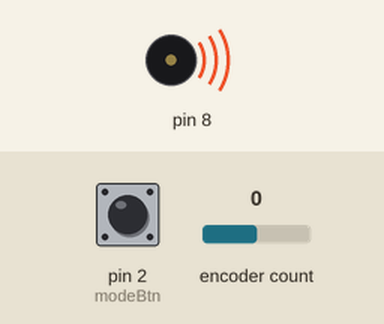
Recording of a sketch running on a simulated Arduino Uno, built with avr-gcc and run on an emulated ATmega328P. Shown: buzzer (waves = sounding). The test bench sets the inputs (shaded band); at power-on: encoder count 0, pin 2 (modeBtn) HIGH. What the sketch prints to the serial monitor is not drawn.

Above: at 0.05 s.
At 1.2 s:
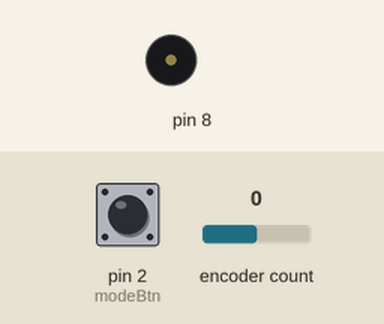
1.3 s: encoder count set to 1
Timing chart, 0 to 4.3 s (numbered marks = the images above; inputs shaded):
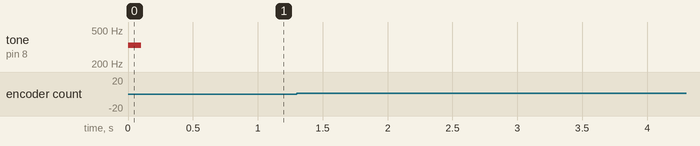

The sketch:

speaker-main.ino
```cpp
#include "pitches.h"

#include <Encoder.h>

// Change these two numbers to the pins connected to your encoder.
//   Best Performance: both pins have interrupt capability
//   Good Performance: only the first pin has interrupt capability
//   Low Performance:  neither pin has interrupt capability
Encoder myEnc(5, 4);
//   avoid using pins with LEDs attached

int modeBtn = 2;
int setMode, flag;

int setMelody[8][8] = {

        {NOTE_C4, NOTE_D4, NOTE_A4, NOTE_G4, NOTE_F4, NOTE_E4, NOTE_B4, NOTE_C5,},//off
        {NOTE_C4, NOTE_D4, NOTE_A4, NOTE_G4, NOTE_F4, NOTE_E4, NOTE_B4, NOTE_C5,},//rise
        {NOTE_C5, NOTE_C5, NOTE_G4, NOTE_G4, NOTE_E4, NOTE_E4, NOTE_C4, NOTE_C4,},//falling
        {NOTE_A5, NOTE_C5, NOTE_A5, NOTE_E5, NOTE_A5, NOTE_D5, NOTE_A5, NOTE_F5,},//tention
        {NOTE_G5, NOTE_F5, NOTE_G5,       0, NOTE_E5, NOTE_F5, NOTE_D5,       0,},//bridge
        {NOTE_E4, NOTE_E4, NOTE_E4, NOTE_E4, NOTE_C4, NOTE_E4, NOTE_G4, NOTE_G3,},
        {NOTE_E4, NOTE_E4, NOTE_E4, NOTE_E4, NOTE_C4, NOTE_E4, NOTE_G4, NOTE_G3,},
        {NOTE_E4, NOTE_E4, NOTE_E4, NOTE_E4, NOTE_C4, NOTE_E4, NOTE_G4, NOTE_G3,},

};

int melody[] = {

        //1

        NOTE_E4, NOTE_E4, NOTE_E4, NOTE_E4, NOTE_C4, NOTE_E4, NOTE_G4, NOTE_G3,

        //2

        NOTE_C5, NOTE_G4, NOTE_E4, NOTE_A4, NOTE_B4, NOTE_AS4, NOTE_A4,

        NOTE_G4, NOTE_E5, NOTE_G5, NOTE_A5, NOTE_F5, NOTE_G5, NOTE_E5, NOTE_C5, NOTE_D5, NOTE_B4,

        //3

        //        NOTE_G4, NOTE_E5, NOTE_G5, NOTE_A5, NOTE_F5, NOTE_G5, NOTE_C5, NOTE_D5, NOTE_B4,

        //4

        NOTE_C5, NOTE_G4, NOTE_E4, NOTE_A4, NOTE_B4, NOTE_AS4, NOTE_A4,

        //5

        NOTE_G4, NOTE_E5, NOTE_G5, NOTE_A5, NOTE_F5, NOTE_G5, NOTE_E5, NOTE_C5, NOTE_D5, NOTE_B4,

        //6

        NOTE_G5, NOTE_FS5, NOTE_F5, NOTE_DS5, NOTE_E5, NOTE_G4, NOTE_A4, NOTE_C5, NOTE_A4, NOTE_C5, NOTE_D5,

        //7

        NOTE_G5, NOTE_FS5, NOTE_F5, NOTE_DS5, NOTE_E5, NOTE_C6, NOTE_C6, NOTE_C6,

        //8

        NOTE_G5, NOTE_FS5, NOTE_F5, NOTE_DS5, NOTE_E5, NOTE_G4, NOTE_A4, NOTE_C5, NOTE_A4, NOTE_C5, NOTE_D5,

        //9

        NOTE_DS5, NOTE_D5, NOTE_C5,

        //10

        NOTE_G5, NOTE_FS5, NOTE_F5, NOTE_DS5, NOTE_E5, NOTE_G4, NOTE_A4, NOTE_C5, NOTE_A4, NOTE_C5, NOTE_D5,

        //11

        NOTE_G5, NOTE_FS5, NOTE_F5, NOTE_DS5, NOTE_E5, NOTE_C6, NOTE_C6, NOTE_C6,

        //12

        NOTE_G5, NOTE_FS5, NOTE_F5, NOTE_DS5, NOTE_E5, NOTE_G4, NOTE_A4, NOTE_C5, NOTE_A4, NOTE_C5, NOTE_D5,

        //13

        NOTE_DS5, NOTE_D5, NOTE_C5,

        //14

        NOTE_C4, NOTE_C4, NOTE_C4, NOTE_C4, NOTE_D4, NOTE_E4, NOTE_C4, NOTE_A3, NOTE_G3,

        //15

        NOTE_C4, NOTE_C4, NOTE_C4, NOTE_C4, NOTE_D4, NOTE_E4, //NOTE_G3,NOTE_C3, NOTE_G3,

        //16

        NOTE_C4, NOTE_C4, NOTE_C4, NOTE_C4, NOTE_D4, NOTE_E4, NOTE_C4, NOTE_A3, NOTE_G3,

        //17

        NOTE_E4, NOTE_E4, NOTE_E4, NOTE_C4, NOTE_E4, NOTE_G4, NOTE_G3,

        //18

        NOTE_C5, NOTE_G4, NOTE_E4, NOTE_A4, NOTE_B4, NOTE_AS4, NOTE_A4,

        //19

        NOTE_G4, NOTE_E5, NOTE_G5, NOTE_A5, NOTE_F5, NOTE_G5, NOTE_E5, NOTE_C5, NOTE_D5, NOTE_B4,

        //20

        NOTE_C5, NOTE_G4, NOTE_GS4, NOTE_A4, NOTE_F5, NOTE_F5, NOTE_A4,

        NOTE_B4, NOTE_A5, NOTE_A5, NOTE_A5, NOTE_G5, NOTE_F5,

        NOTE_E5, NOTE_C5, NOTE_A4, NOTE_G4,

        //22

        NOTE_E5, NOTE_C5, NOTE_G4, NOTE_GS4, NOTE_A4, NOTE_F5, NOTE_F5, NOTE_A4,

        NOTE_B3, NOTE_F5, NOTE_F5, NOTE_F5, NOTE_E5, NOTE_D5,

        //

        NOTE_C5, NOTE_E4, NOTE_E4, NOTE_C4,

        //21

        NOTE_E4, NOTE_C4, NOTE_G3, NOTE_GS3, NOTE_A3, NOTE_F4, NOTE_F4, NOTE_A3,

        //22

        NOTE_B3, NOTE_A4, NOTE_A4, NOTE_A4, NOTE_G4, NOTE_F4, NOTE_E4, NOTE_C4, NOTE_A3, NOTE_G3,

        NOTE_E4, NOTE_C4, NOTE_G3, NOTE_GS3, NOTE_A3, NOTE_F4, NOTE_F4, NOTE_A3,

        NOTE_B3, NOTE_F4, NOTE_F4, NOTE_F4, NOTE_E4, NOTE_D4,

        //

        NOTE_C4, NOTE_E4, NOTE_E4, NOTE_C4,

        NOTE_C4, NOTE_C4, NOTE_C4, NOTE_C4, NOTE_D4, NOTE_E4, NOTE_C4, NOTE_A3, NOTE_G3,

        NOTE_C4, NOTE_C4, NOTE_C4, NOTE_C4, NOTE_D4, NOTE_E4,

        //NOTE_G4,NOTE_C4, NOTE_G4,

        NOTE_C4, NOTE_C4, NOTE_C4, NOTE_C4, NOTE_D4, NOTE_E4, NOTE_C4, NOTE_A3, NOTE_G3,

        NOTE_E4, NOTE_E4, NOTE_E4, NOTE_C4, NOTE_E4, NOTE_G4, NOTE_G3,

        NOTE_E4, NOTE_C4, NOTE_G3, NOTE_GS3, NOTE_A3, NOTE_F4, NOTE_F4, NOTE_A3,

        NOTE_B3, NOTE_A4, NOTE_A4, NOTE_A4, NOTE_G4, NOTE_F4, NOTE_E4, NOTE_C4, NOTE_A3, NOTE_G3,

        NOTE_E4, NOTE_C4, NOTE_G3, NOTE_GS3, NOTE_A3, NOTE_F4, NOTE_F4, NOTE_A3,

        NOTE_B3, NOTE_F4, NOTE_F4, NOTE_F4, NOTE_E4, NOTE_D4, NOTE_C4,

};

unsigned long oldMillis = 0, diffTime = 0;

void setup() {
        Serial.begin(9600);
        Serial.println("Basic Encoder Test:");
        pinMode(modeBtn, INPUT_PULLUP);
}

long oldPosition  = -999;

int melodyCnt;

void loop() {
        MODE_SET();
        unsigned long currentMillis = millis() / 5;

        long newPosition = myEnc.read() / 2;
        if (newPosition != oldPosition) {
                if (oldPosition - newPosition < 0)
                {
                        if (melodyCnt < 224) melodyCnt++;
                        else              melodyCnt = 0;
                }
                else
                {
                        if (melodyCnt > 0) melodyCnt--;
                        else              melodyCnt = 224;
                }
                Serial.println(newPosition);
                diffTime = currentMillis - oldMillis;
                oldMillis = currentMillis;

                oldPosition = newPosition;
                //Serial.println(currentMillis);
                if (diffTime > 100)  diffTime = 100;
                if (setMode == 0)
                        tone(8, melody[melodyCnt], 103 - diffTime);
                else
                {
                        switch (setMode) {
                          case 0:
                            tone(8, setMelody[setMode][melodyCnt % 8], 103 - diffTime);
                          case 1:
                            tone(8, setMelody[setMode][melodyCnt % 8], 103 - diffTime);
                          case 2:
                            tone(8, setMelody[setMode][melodyCnt % 8], 103 - diffTime);
                          case 3:
                            tone(8, setMelody[setMode][melodyCnt % 8], 103 - diffTime);
                          case 4:
                            tone(8, setMelody[setMode][melodyCnt % 8], 103 - diffTime);
                          case 5:
                            tone(8, setMelody[setMode][melodyCnt % 8], 103 - diffTime);
                          case 6:
                            tone(8, setMelody[setMode][melodyCnt % 8], 103 - diffTime);
                          case 7:
                            tone(8, (melodyCnt % 56) * 70, 101 - diffTime);
                        }
                }
                delay(105 - diffTime);
                noTone(8);
                //Serial.println(diffTime);
        }
}

void MODE_SET()
{
        if (digitalRead(modeBtn) == LOW)
        {
                if (!flag)
                {
                        flag = 1;

                        if (setMode < 7) setMode++;
                        else          setMode = 0;
                }

        }
        else
        {
                flag = 0;
        }
}
```

pitches.h
```cpp
/*************************************************
 * Public Constants
 *************************************************/

#define NOTE_B0  31
#define NOTE_C1  33
#define NOTE_CS1 35
#define NOTE_D1  37
#define NOTE_DS1 39
#define NOTE_E1  41
#define NOTE_F1  44
#define NOTE_FS1 46
#define NOTE_G1  49
#define NOTE_GS1 52
#define NOTE_A1  55
#define NOTE_AS1 58
#define NOTE_B1  62
#define NOTE_C2  65
#define NOTE_CS2 69
#define NOTE_D2  73
#define NOTE_DS2 78
#define NOTE_E2  82
#define NOTE_F2  87
#define NOTE_FS2 93
#define NOTE_G2  98
#define NOTE_GS2 104
#define NOTE_A2  110
#define NOTE_AS2 117
#define NOTE_B2  123
#define NOTE_C3  131
#define NOTE_CS3 139
#define NOTE_D3  147
#define NOTE_DS3 156
#define NOTE_E3  165
#define NOTE_F3  175
#define NOTE_FS3 185
#define NOTE_G3  196
#define NOTE_GS3 208
#define NOTE_A3  220
#define NOTE_AS3 233
#define NOTE_B3  247
#define NOTE_C4  262
#define NOTE_CS4 277
#define NOTE_D4  294
#define NOTE_DS4 311
#define NOTE_E4  330
#define NOTE_F4  349
#define NOTE_FS4 370
#define NOTE_G4  392
#define NOTE_GS4 415
#define NOTE_A4  440
#define NOTE_AS4 466
#define NOTE_B4  494
#define NOTE_C5  523
#define NOTE_CS5 554
#define NOTE_D5  587
#define NOTE_DS5 622
#define NOTE_E5  659
#define NOTE_F5  698
#define NOTE_FS5 740
#define NOTE_G5  784
#define NOTE_GS5 831
#define NOTE_A5  880
#define NOTE_AS5 932
#define NOTE_B5  988
#define NOTE_C6  1047
#define NOTE_CS6 1109
#define NOTE_D6  1175
#define NOTE_DS6 1245
#define NOTE_E6  1319
#define NOTE_F6  1397
#define NOTE_FS6 1480
#define NOTE_G6  1568
#define NOTE_GS6 1661
#define NOTE_A6  1760
#define NOTE_AS6 1865
#define NOTE_B6  1976
#define NOTE_C7  2093
#define NOTE_CS7 2217
#define NOTE_D7  2349
#define NOTE_DS7 2489
#define NOTE_E7  2637
#define NOTE_F7  2794
#define NOTE_FS7 2960
#define NOTE_G7  3136
#define NOTE_GS7 3322
#define NOTE_A7  3520
#define NOTE_AS7 3729
#define NOTE_B7  3951
#define NOTE_C8  4186
#define NOTE_CS8 4435
#define NOTE_D8  4699
#define NOTE_DS8 4978
```
